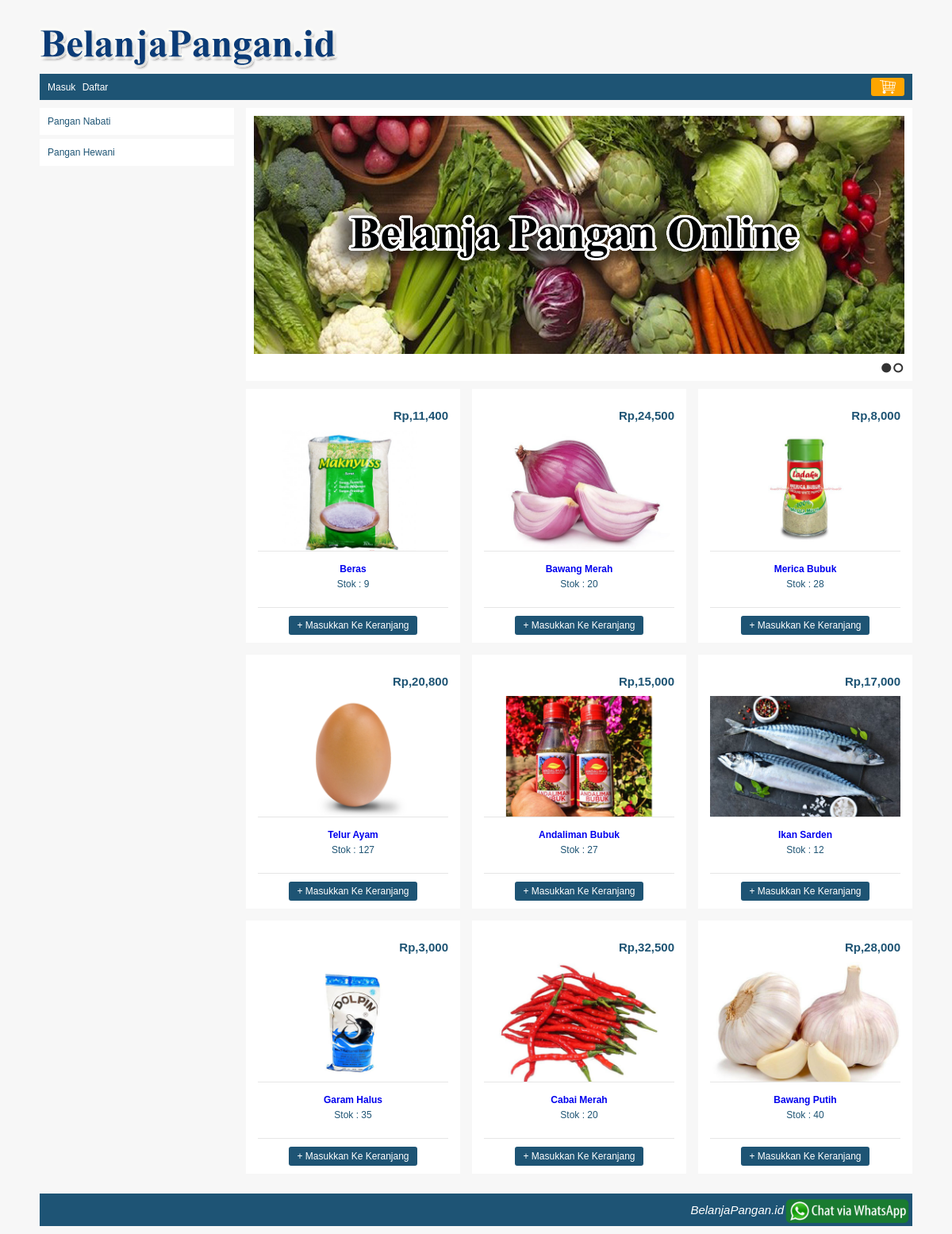
Screenshot of /weshop/index.php with the database file from the repository.
### tables this page shows
CREATE TABLE IF NOT EXISTS `kategori` (
  `kategori_id` int(10) NOT NULL AUTO_INCREMENT,
  `kategori` varchar(150) NOT NULL,
  `status` enum('on','off') NOT NULL,
  PRIMARY KEY (`kategori_id`)
);

CREATE TABLE IF NOT EXISTS `banner` (
  `banner_id` int(10) NOT NULL AUTO_INCREMENT,
  `banner` varchar(100) NOT NULL,
  `gambar` varchar(150) NOT NULL,
  `link` varchar(500) NOT NULL,
  `status` enum('on','off') NOT NULL,
  PRIMARY KEY (`banner_id`)
);

CREATE TABLE IF NOT EXISTS `barang` (
  `barang_id` int(10) NOT NULL AUTO_INCREMENT,
  `kategori_id` int(10) NOT NULL,
  `nama_barang` varchar(250) NOT NULL,
  `spesifikasi` text NOT NULL,
  `gambar` varchar(300) NOT NULL,
  `harga` int(10) NOT NULL,
  `stok` tinyint(1) NOT NULL,
  `status` enum('on','off') NOT NULL,
  PRIMARY KEY (`barang_id`),
  KEY `kategori_id` (`kategori_id`)
);

### weshop/main.php (the view)
<div id="kiri">
	<?php
		echo kategori($kategori_id);
	?>
</div>
<div id="kanan">
    <div id="slides">
		<?php
			$queryBanner = mysqli_query($koneksi, "SELECT * FROM banner WHERE status='on' ORDER BY banner_id DESC LIMIT 3");
			while($rowBanner=mysqli_fetch_assoc($queryBanner)){
				echo "<a href='".BASE_URL."$rowBanner[link]'><img src='".BASE_URL."images/slide/$rowBanner[gambar]' /></a>";
			}
		?>
	</div>
	<div id="frame-barang">
		<ul>
			<?php
				if($kategori_id){
					$query = mysqli_query($koneksi, "SELECT * FROM barang WHERE status='on' AND kategori_id='$kategori_id' ORDER BY rand() DESC LIMIT 9");
				}else{
					$query = mysqli_query($koneksi, "SELECT * FROM barang WHERE status='on' ORDER BY rand() DESC LIMIT 9");
				}
				$no=1;
				while($row=mysqli_fetch_assoc($query)){
					$style=false;
					if($no == 3){
						$style="style='margin-right:0px'";
						$no=0;
					}
					echo "<li $style>
							<p class='price'>".rupiah($row['harga'])."</p>
							<a href='".BASE_URL."index.php?page=detail&barang_id=$row[barang_id]'>
								<img src='".BASE_URL."images/barang/$row[gambar]' />
							</a>
							<div class='keterangan-gambar'>
								<p><a href='".BASE_URL."index.php?page=detail&barang_id=$row[barang_id]'>$row[nama_barang]</a></p>
								<span>Stok : $row[stok]</span>
							</div>
							<div class='button-add-cart'>
								<a href='".BASE_URL."tambah_keranjang.php?barang_id=$row[barang_id]'>+ Masukkan Ke Keranjang</a>
							</div>";
					$no++;
				}
			?>
		</ul>
	</div>
</div>

### weshop/index.php (shortened to what this page needs)
<?php
	include_once("function/koneksi.php");
	include_once("function/helper.php");
	$page = isset($_GET['page']) ? $_GET['page'] : false;
	$kategori_id = isset($_GET['kategori_id']) ? $_GET['kategori_id'] : false;
	$user_id = isset($_SESSION['user_id']) ? $_SESSION['user_id'] : false;
	$nama = isset($_SESSION['nama']) ? $_SESSION['nama'] : false;
?>
<!DOCTYPE html>
<html>
	<head>
		<link href="<?php echo BASE_URL."css/style.css"; ?>" type="text/css" rel="stylesheet" />
		<link href="<?php echo BASE_URL."css/banner.css"; ?>" type="text/css" rel="stylesheet" />
	</head>
	<body>
		<div id="container">
			<div id="header">
				<a href="<?php echo BASE_URL."index.php"; ?>">
					<img src="<?php echo BASE_URL."images/logo.png"; ?>" />
				</a>
				<div id="menu">
					<div id="user">
						<?php
							if($user_id){
								echo "Hi <b>$nama</b>,
									  <a href='".BASE_URL."index.php?page=my_profile&module=pesanan&action=list'>Profil saya</a>
									  <a href='".BASE_URL."logout.php'>Keluar</a>";
							}else{
								echo "<a href='".BASE_URL."index.php?page=login'>Masuk</a>
									 <a href='".BASE_URL."index.php?page=register'>Daftar</a>";
							}
						?>
					</div>
					<a href="<?php echo BASE_URL."index.php?page=keranjang"; ?>" id="button-keranjang">
						<img src="<?php echo BASE_URL."images/cart.png"; ?>" />
					</a>
				</div>
			</div>
			<div id="content">
				<?php
					$filename = "$page.php";
					if(file_exists($filename)){
						include_once($filename);
					}else{
						include_once("main.php");
					}
				?>
			</div>
			<div id="footer">
				<a href="https://api.whatsapp.com/send?phone=628972867559&text=Saya%20tertarik%20dengan%20produk%20anda">
					<img src="<?php echo BASE_URL."images/wa.png"; ?>"/>
				</a>
				<p>BelanjaPangan.id</p>
			</div>
		</div>
	</body>
</html>

### weshop/function/helper.php (shortened to what this page needs)
<?php
	function rupiah($nilai = 0){
		$string = "Rp," . number_format($nilai);
		return $string;
	}
	function kategori($kategori_id = false){
		global $koneksi;
		$string = "<div id='menu-kategori'>";
			$string .= "<ul>";
					$query = mysqli_query($koneksi, "SELECT * FROM kategori WHERE status='on'");
					while($row=mysqli_fetch_assoc($query)){
						if($kategori_id == $row['kategori_id']){
							$string .= "<li><a href='".BASE_URL."index.php?kategori_id=$row[kategori_id]' class='active'>$row[kategori]</a></li>";
						}else{
							$string .= "<li><a href='".BASE_URL."index.php?kategori_id=$row[kategori_id]'>$row[kategori]</a></li>";
						}
					}
			$string .= "</ul>";
		$string .= "</div>";
		return $string;
	}

### weshop/css/style.css (style rules this page uses)
body { font-family:arial; font-size:12px; color:#1e5474; background:#F7F7F7; margin:0px; }
#container { width: 1100px; height: auto; margin: 0px auto; padding: 10px; }
#container #header { margin-top: 20px; }
#container #header #menu { background: #1e5474; padding: 5px 10px; overflow: hidden; }
#container #header #menu #user { float: left; color: white; }
#container #header #menu #user a { color: white; padding-right: 5px; margin-top: 5px; display: inline-block; text-decoration: none; }
#container #header #menu #button-keranjang { float: right; background: orange; padding: 2px 10px; border-radius: 3px; text-decoration: none; }
#container #header #menu #button-keranjang img { vertical-align: bottom; }
#container #footer { background: #1e5475; padding: 2px; }
#container #footer p { color: white; text-align: right; font-size: 15px; font-style: italic; margin-top: 10px; margin-bottom: 3px; padding-bottom: 7px; }
#container #footer img { block-size: 40px; margin: 0px; float: right; }
#container #content { padding: 10px 0px; overflow: hidden; }
#kiri { width: 245px; height: auto; float: left; }
#menu-kategori ul { list-style: none; margin: 0px; padding: 0px; }
#menu-kategori ul li { margin-bottom: 5px; }
#menu-kategori ul li a { display: block; padding: 10px; background: white; color: #1e5474; text-decoration: none; }
#kanan { width: 840px; margin-left: 15px; height: auto; float: left; }
#kanan #frame-barang ul { list-style: none; margin: 0px; padding: 0px; overflow: hidden; }
#kanan #frame-barang ul li { width: 240px; background: white; padding: 10px 15px; margin-bottom: 15px; margin-right: 15px; float: left; }
#kanan #frame-barang ul li .price { font-size: 15px; font-weight: bold; text-align: right; margin-bottom: 10px; }
#kanan #frame-barang ul li a img { display: block; width: 240px; }
#kanan #frame-barang ul li .keterangan-gambar { border-top: 1px solid #E6E6E6; border-bottom: 1px solid #E6E6E6; padding: 10px 0px; height: 50px; }
#kanan #frame-barang ul li .keterangan-gambar p { text-align: center; margin: 5px 0px; }
#kanan #frame-barang ul li .keterangan-gambar p a { font-weight: bold; text-decoration: none; }
#kanan #frame-barang ul li .keterangan-gambar span { display: block; text-align: center; }
#kanan #frame-barang ul li .button-add-cart { text-align: center; }
#kanan #frame-barang ul li .button-add-cart a { background: #1e5474; color: white; text-decoration: none; padding: 5px 10px; display: inline-block; margin-top: 10px; border-radius: 3px; }

### weshop/css/banner.css (style rules this page uses)
#slides { display: none; background:white; padding:10px; margin-bottom:10px; }
#slides a:link, #slides a:visited { color: #333 }

### rows the page displays
kategori: kategori "Pangan Nabati"
kategori: kategori "Pangan Hewani"
banner: gambar (picture)
barang: harga "Rp,11,400", gambar (picture), nama_barang "Beras", stok "9"
barang: harga "Rp,24,500", gambar (picture), nama_barang "Bawang Merah", stok "20"
barang: harga "Rp,8,000", gambar (picture), nama_barang "Merica Bubuk", stok "28"
barang: harga "Rp,20,800", gambar (picture), nama_barang "Telur Ayam", stok "127"
barang: harga "Rp,15,000", gambar (picture), nama_barang "Andaliman Bubuk", stok "27"
barang: harga "Rp,17,000", gambar (picture), nama_barang "Ikan Sarden", stok "12"
barang: harga "Rp,3,000", gambar (picture), nama_barang "Garam Halus", stok "35"
barang: harga "Rp,32,500", gambar (picture), nama_barang "Cabai Merah", stok "20"
barang: harga "Rp,28,000", gambar (picture), nama_barang "Bawang Putih", stok "40"
